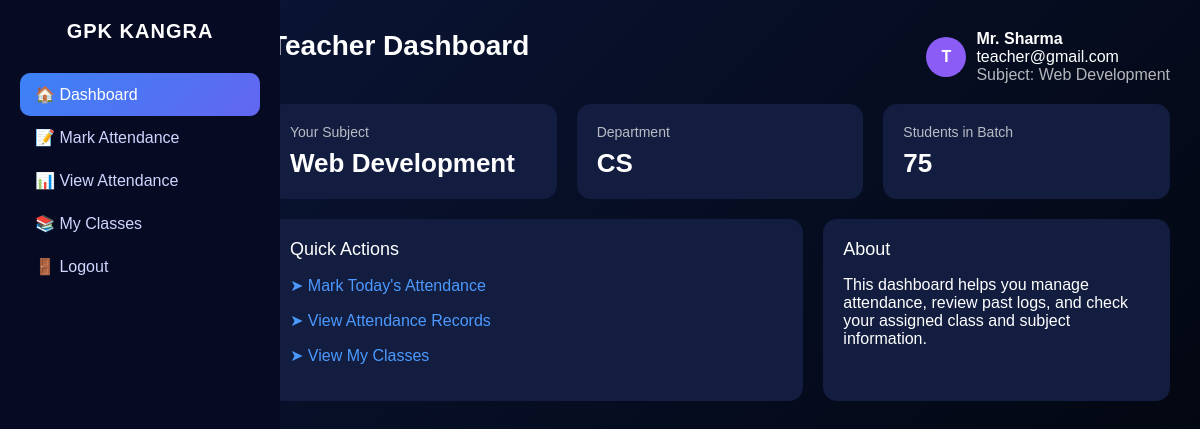
The app's page /teacher (signed in) with its own data.
### app.py (models this page shows)
class User(db.Model):
    id = db.Column(db.Integer, primary_key=True)
    role = db.Column(db.String(20), nullable=False)
    name = db.Column(db.String(100), nullable=False)
    email = db.Column(db.String(100), unique=True, nullable=False)
    password = db.Column(db.String(200), nullable=False)
    roll_number = db.Column(db.String(20), nullable=True)
    branch = db.Column(db.String(100), nullable=True)
    semester = db.Column(db.String(20), nullable=True)
    department = db.Column(db.String(100), nullable=True)
    subject = db.Column(db.String(100), nullable=True)

### app.py (the view)
@app.route('/teacher')
def teacher_dashboard():
    if session.get('role') != 'teacher': abort(403)
    teacher = User.query.get(session['user_id'])
    students = User.query.filter_by(role='student').all()
    return render_template("teacher.html", teacher=teacher, students=students)

### templates/teacher.html (shortened to what this page needs)
<!DOCTYPE html>
<html lang="en">
<head>
</head>
<body>
  <aside class="sidebar">
    <div class="logo">GPK KANGRA</div>
    <a href="{{ url_for('teacher_dashboard') }}" class="menu-link active">🏠 Dashboard</a>
    <a href="{{ url_for('select_class_mark') }}" class="menu-link">📝 Mark Attendance</a>
    <a href="{{ url_for('select_class_view') }}" class="menu-link">📊 View Attendance</a>
    <a href="{{ url_for('teacher_classes') }}" class="menu-link">📚 My Classes</a>
    <a href="{{ url_for('logout') }}" class="menu-link">🚪 Logout</a>
  </aside>
  <main class="main">
    <div class="topbar">
      <div class="dashboard-title">Teacher Dashboard</div>
      <div class="user-box">
        <div class="avatar">T</div>
        <div>
          <strong>{{ teacher.name }}</strong><br>
          {{ teacher.email }}<br>
          <span style="opacity: 0.7;">Subject: {{ teacher.subject }}</span>
        </div>
      </div>
    </div>
    <div class="cards-row">
      <div class="card">
        <div class="card-title">Your Subject</div>
        <div class="card-value">{{ teacher.subject }}</div>
      </div>
      <div class="card">
        <div class="card-title">Department</div>
        <div class="card-value">{{ teacher.department }}</div>
      </div>
      <div class="card">
        <div class="card-title">Students in Batch</div>
        <div class="card-value">{{ students|length }}</div>
      </div>
    </div>
    <div class="content-row">
      <div class="panel">
        <div class="panel-title">Quick Actions</div>
        <p><a href="{{ url_for('mark_attendance') }}">➤ Mark Today's Attendance</a></p>
        <p><a href="{{ url_for('view_attendance') }}">➤ View Attendance Records</a></p>
        <p><a href="{{ url_for('teacher_classes') }}">➤ View My Classes</a></p>
      </div>
      <div class="panel">
        <div class="panel-title">About</div>
        <p>
          This dashboard helps you manage attendance, review past logs, and check your assigned
          class and subject information.
        </p>
      </div>
    </div>
  </main>
</body>
</html>

### templates/teacher.html (style rules this page uses)
:root { --sidebar-bg: #060b23; --main-bg: #0b1639; --card-bg: #121d3f; --accent-blue: #3b82f6; --accent-green: #00e676; --text-light: #d1d5ff; }
html, body { margin: 0; padding: 0; height: 100%; width: 100%; font-family: "Poppins", sans-serif; }
body { display: flex; background: linear-gradient(135deg, #0b1639, #010409); color: white; }
.sidebar { width: 240px; background: var(--sidebar-bg); height: 100vh; position: fixed; left: 0; top: 0; padding: 20px; overflow-y: auto; }
.logo { font-size: 20px; font-weight: 600; letter-spacing: 1px; margin-bottom: 30px; text-align: center; }
.menu-link { display: block; padding: 12px 15px; border-radius: 10px; text-decoration: none; color: var(--text-light); transition: 0.2s; }
.menu-link:hover, .active { background: linear-gradient(135deg, #3b82f6, #6366f1); color: white; }
.main { margin-left: 240px; padding: 30px; width: calc(100% - 240px); min-height: 100vh; box-sizing: border-box; }
.topbar { display: flex; justify-content: space-between; margin-bottom: 20px; }
.dashboard-title { font-size: 28px; font-weight: bold; }
.user-box { display: flex; gap: 10px; align-items: center; }
.avatar { width: 40px; height: 40px; background: #8b5cf6; border-radius: 50%; display: flex; align-items: center; justify-content: center; font-weight: bold; }
.cards-row { display: grid; grid-template-columns: repeat(3, 1fr); gap: 20px; margin-bottom: 20px; }
.card { background: var(--card-bg); padding: 20px; border-radius: 14px; }
.card-title { opacity: 0.7; font-size: 14px; }
.card-value { margin-top: 8px; font-size: 26px; font-weight: bold; }
.content-row { display: grid; grid-template-columns: 2fr 1.3fr; gap: 20px; }
.panel { background: var(--card-bg); padding: 20px; border-radius: 14px; }
.panel-title { font-size: 18px; margin-bottom: 10px; font-weight: 500; }
.panel a { color: #4c9aff; text-decoration: none; }

### records on screen
User: name "Mr. Sharma", email "teacher@gmail.com", subject "Web Development", department "CS"

### other values on screen
{{ students|length }} "75"
